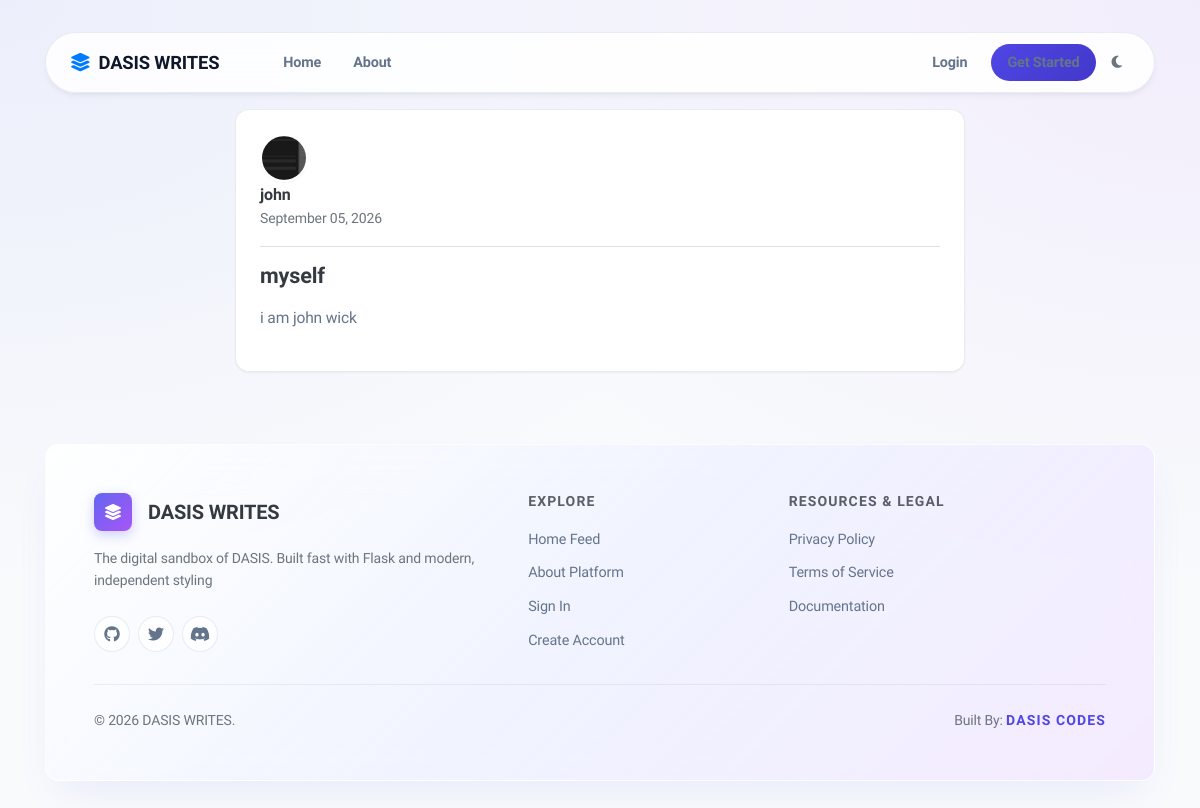
The app's page /post/22 with its own data.
### app/models.py (models this page shows, shortened)
class User(db.Model, UserMixin):
    id = db.Column(db.Integer, primary_key=True)
    username = db.Column(db.String(20), unique=True, nullable=False)
    email = db.Column(db.String(120), unique=True, nullable=False)
    image_file = db.Column(db.String(40), nullable=False, default='default.jpg')
    password = db.Column(db.String(60), nullable=False)
    posts = db.relationship('Post', backref='author', lazy=True)

class Post(db.Model):
    id = db.Column(db.Integer, primary_key=True)
    title = db.Column(db.String(100), nullable=False)
    date_posted = db.Column(db.DateTime, nullable=False, default=datetime.utcnow)
    content = db.Column(db.Text, nullable=False)
    user_id = db.Column(db.Integer, db.ForeignKey('user.id'), nullable=False)

### app/posts/routes.py (the view)
@posts.route("/post/<int:post_id>")
def post(post_id):
    post_obj = Post.query.get_or_404(post_id)
    return render_template("post.html", title=post_obj.title, post=post_obj)

### app/templates/post.html (shortened to what this page needs)
{% extends "layout.html" %}
{% block content %}
    <article class="content-section">
        <div class="article-metadata border-bottom pb-3 mb-3">
            <img class="article-img mr-3" src="{{ url_for('static', filename='pics/' + post.author.image_file) }}" alt="{{ post.author.username }}'s avatar">
            <div class="d-flex flex-column">
                <a class="font-weight-bold text-dark text-decoration-none" href="{{ url_for('user.user_posts', username=post.author.username) }}">
                    {{ post.author.username }}
                </a>
                <small class="text-muted">{{ post.date_posted.strftime('%B %d, %Y') }}</small>
            </div>
        </div>
        <h2 class="article-title text-dark mb-3">{{ post.title }}</h2>
        <p class="article-content">{{ post.content }}</p>
    </article>
{% endblock content %}

### app/static/css/design.css (style rules this page uses)
body.bg-custom { background-color: #f8fafc !important; background-image: radial-gradient(at 0% 0%, rgba(99, 102, 241, 0.08) 0px, transparent 50%), radial-gradient(at 100% 0%, rgba(168, 85, 247, 0.08) 0px, transparent 50%) !important; background-attachment: fixed !important; }
:root { --bg-main: #f8fafc; --bg-card: #ffffff; --bg-glass: rgba(255, 255, 255, 0.85); --border-color: rgba(226, 232, 240, 0.8); --border-hover: rgba(203, 213, 225, 0.9); --primary: #4f46e5; --primary-hover: #4338ca; --primary-subtle: rgba(79, 70, 229, 0.08); --primary-glow: rgba(79, 70, 229, 0.25); --text-main: #0f172a; --text-muted: #64748b; --shadow-sm: 0 1px 2px 0 rgba(0, 0, 0, 0.05); --shadow-md: 0 4px 6px -1px rgba(0, 0, 0, 0.05), 0 2px 4px -2px rgba(0, 0, 0, 0.05); --shadow-lg: 0 10px 25px -5px rgba(15, 23, 42, 0.08); --radius-sm: 8px; --radius-md: 14px; --radius-pill: 9999px; --transition: all 0.25s cubic-bezier(0.16, 1, 0.3, 1); }
body { background-color: var(--bg-main); background-image: radial-gradient(at 0% 0%, rgba(99, 102, 241, 0.05) 0px, transparent 50%), radial-gradient(at 100% 0%, rgba(168, 85, 247, 0.05) 0px, transparent 50%); background-attachment: fixed; color: var(--text-main); font-family: 'Plus Jakarta Sans', -apple-system, BlinkMacSystemFont, sans-serif; letter-spacing: -0.01em; line-height: 1.6; }
.content-section { background: var(--bg-card); border: 1px solid var(--border-color); border-radius: var(--radius-md); box-shadow: var(--shadow-sm); padding: 1.5rem; margin-bottom: 1.5rem; transition: var(--transition); }
.article-title { color: var(--text-main); font-weight: 700; font-size: 1.35rem; text-decoration: none; transition: var(--transition); }
.article-content { color: var(--text-muted); font-size: 0.975rem; line-height: 1.7; }
.article-img, .account-img { width: 48px; height: 48px; border-radius: var(--radius-pill); object-fit: cover; border: 2px solid #ffffff; box-shadow: var(--shadow-sm); }

### records on screen
User: image_file (picture), author.username "john"
Post: date_posted "September 05, 2026", title "myself", content "i am john wick"
